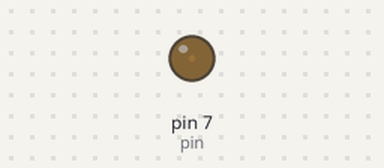
The program below on a simulated Raspberry Pi (header pin numbers). Parts: output pins drawn as LEDs (lit = HIGH).

Above: at 0.05 s.
At 1.8 s:
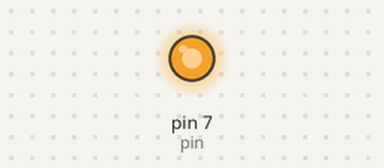
At 2.7 s:
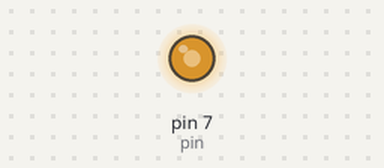
At 3.6 s:
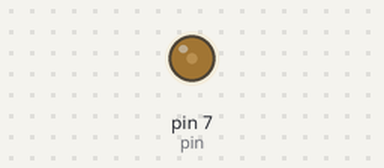
Timing chart, 0 to 5.2 s (numbered marks = the images above):
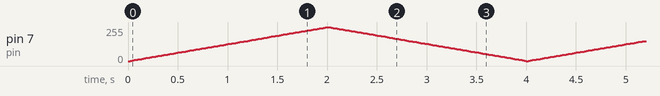

The program:

led_pwm.py
```python
import RPi.GPIO as GPIO
import time
GPIO.setmode(GPIO.BOARD)
pin = 7
GPIO.setup(pin, GPIO.OUT)

pwm = GPIO.PWM(pin, 50)
pwm.start(0)

try:
    while True:
        for i in range(100):
            pwm.ChangeDutyCycle(i)
            time.sleep(0.02)
        for i in range(100):
            pwm.ChangeDutyCycle(100-i)
            time.sleep(0.02)
except KeyboardInterrupt:
    pass

pwm.stop()
GPIO.cleanup()
```
